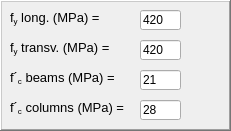
      <widget class="QFrame" name="BeamsSection_2">
       <property name="geometry">
        <rect>
         <x>0</x>
         <y>510</y>
         <width>231</width>
         <height>131</height>
        </rect>
       </property>
       <property name="frameShape">
        <enum>QFrame::WinPanel</enum>
       </property>
       <property name="frameShadow">
        <enum>QFrame::Raised</enum>
       </property>
       <widget class="QLabel" name="label_34">
        <property name="geometry">
         <rect>
          <x>10</x>
          <y>10</y>
          <width>101</width>
          <height>16</height>
         </rect>
        </property>
        <property name="font">
         <font>
          <family>Arial</family>
          <pointsize>10</pointsize>
          <weight>50</weight>
          <italic>false</italic>
          <bold>false</bold>
         </font>
        </property>
        <property name="text">
         <string>&lt;html&gt;&lt;head/&gt;&lt;body&gt;&lt;p&gt;f&lt;span style=&quot; vertical-align:sub;&quot;&gt;y&lt;/span&gt; long. (MPa) =&lt;/p&gt;&lt;/body&gt;&lt;/html&gt;</string>
        </property>
       </widget>
       <widget class="QLineEdit" name="fy">
        <property name="geometry">
         <rect>
          <x>140</x>
          <y>10</y>
          <width>41</width>
          <height>20</height>
         </rect>
        </property>
        <property name="text">
         <string>420</string>
        </property>
        <property name="placeholderText">
         <string>420</string>
        </property>
       </widget>
       <widget class="QLabel" name="label_35">
        <property name="geometry">
         <rect>
          <x>10</x>
          <y>70</y>
          <width>111</width>
          <height>16</height>
         </rect>
        </property>
        <property name="font">
         <font>
          <family>Arial</family>
          <pointsize>10</pointsize>
          <weight>50</weight>
          <italic>false</italic>
          <bold>false</bold>
         </font>
        </property>
        <property name="text">
         <string>&lt;html&gt;&lt;head/&gt;&lt;body&gt;&lt;p&gt;f´&lt;span style=&quot; vertical-align:sub;&quot;&gt;c&lt;/span&gt; beams (MPa) =&lt;/p&gt;&lt;/body&gt;&lt;/html&gt;</string>
        </property>
       </widget>
       <widget class="QLineEdit" name="fcB">
        <property name="geometry">
         <rect>
          <x>140</x>
          <y>70</y>
          <width>41</width>
          <height>20</height>
         </rect>
        </property>
        <property name="text">
         <string>21</string>
        </property>
        <property name="placeholderText">
         <string>21</string>
        </property>
       </widget>
       <widget class="QLineEdit" name="fcC">
        <property name="geometry">
         <rect>
          <x>140</x>
          <y>100</y>
          <width>41</width>
          <height>20</height>
         </rect>
        </property>
        <property name="text">
         <string>28</string>
        </property>
        <property name="placeholderText">
         <string>28</string>
        </property>
       </widget>
       <widget class="QLabel" name="label_36">
        <property name="geometry">
         <rect>
          <x>10</x>
          <y>100</y>
          <width>121</width>
          <height>16</height>
         </rect>
        </property>
        <property name="font">
         <font>
          <family>Arial</family>
          <pointsize>10</pointsize>
          <weight>50</weight>
          <italic>false</italic>
          <bold>false</bold>
         </font>
        </property>
        <property name="text">
         <string>&lt;html&gt;&lt;head/&gt;&lt;body&gt;&lt;p&gt;f´&lt;span style=&quot; vertical-align:sub;&quot;&gt;c&lt;/span&gt; columns (MPa) =&lt;/p&gt;&lt;/body&gt;&lt;/html&gt;</string>
        </property>
       </widget>
       <widget class="QLineEdit" name="fys">
        <property name="geometry">
         <rect>
          <x>140</x>
          <y>40</y>
          <width>41</width>
          <height>20</height>
         </rect>
        </property>
        <property name="text">
         <string>420</string>
        </property>
        <property name="placeholderText">
         <string>420</string>
        </property>
       </widget>
       <widget class="QLabel" name="label_65">
        <property name="geometry">
         <rect>
          <x>10</x>
          <y>40</y>
          <width>111</width>
          <height>16</height>
         </rect>
        </property>
        <property name="font">
         <font>
          <family>Arial</family>
          <pointsize>10</pointsize>
          <weight>50</weight>
          <italic>false</italic>
          <bold>false</bold>
         </font>
        </property>
        <property name="text">
         <string>&lt;html&gt;&lt;head/&gt;&lt;body&gt;&lt;p&gt;f&lt;span style=&quot; vertical-align:sub;&quot;&gt;y&lt;/span&gt; transv. (MPa) =&lt;/p&gt;&lt;/body&gt;&lt;/html&gt;</string>
        </property>
       </widget>
      </widget>
